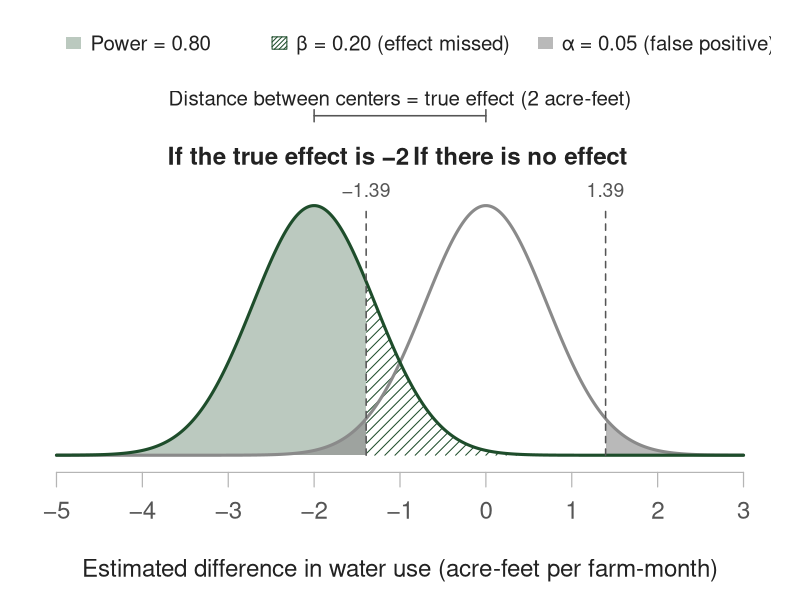

Source code (R):
# Power figure for Lecture 6.4 (water-use report example)
# Usage: Rscript power-80.R <output.png|output.svg>
args <- commandArgs(trailingOnly = TRUE)
out <- args[1]

# ---- Numbers used in the slides ----
se253 <- 8 * sqrt(2 / 253)
crit  <- qnorm(0.975) * se253
cat(sprintf("SE(253)=%.3f  crit=%.3f  power(normal)=%.3f\n",
            se253, crit, pnorm((2 - crit) / se253)))
se51 <- 8 * sqrt(2 / 51)
cat(sprintf("SE(51)=%.3f  crit=%.3f  power(normal)=%.3f\n",
            se51, qnorm(0.975) * se51, pnorm((2 - qnorm(0.975) * se51) / se51)))
for (d in c(1, 3)) {
  cat(sprintf("n=253, effect=%d: power(normal)=%.3f\n", d, pnorm((d - crit) / se253)))
}

# Simulation: repeat the experiment many times
set.seed(570)
sim <- function(n, effect, reps = 10000) {
  mean(replicate(reps, {
    y0 <- rnorm(n, 0, 8); y1 <- rnorm(n, effect, 8)
    t.test(y1, y0, var.equal = TRUE)$p.value < 0.05
  }))
}
cat(sprintf("Sim reject rate, n=253, effect=-2: %.3f\n", sim(253, -2)))
cat(sprintf("Sim reject rate, n=253, effect= 0: %.3f\n", sim(253, 0)))
cat(sprintf("Sim reject rate, n=51,  effect=-2: %.3f\n", sim(51, -2)))

# ---- Figure ----
green <- "#1e4d2b"; gray <- "#8a8a8a"; ink <- "#222222"; muted <- "#555555"
x  <- seq(-5, 3, length.out = 1200)
f0 <- dnorm(x, 0, se253)
f1 <- dnorm(x, -2, se253)
top <- max(f0)

if (grepl("\\.png$", out)) {
  png(out, width = 12, height = 5.6, units = "in", res = 200, type = "cairo", family = "Arial")
} else {
  svg(out, width = 12, height = 5.6, family = "Arial")
}
par(mar = c(4.4, 1, 0.3, 1), mgp = c(2.8, 0.8, 0), cex = 1.45)
plot(NA, xlim = c(-5, 3), ylim = c(0, top * 1.72), axes = FALSE,
     xlab = "Estimated difference in water use (acre-feet per farm-month)",
     ylab = "", col.lab = ink)

poly <- function(xx, m, ...) {
  polygon(c(xx, rev(xx)), c(dnorm(xx, m, se253), rep(0, length(xx))), ...)
}
# Power: "true effect = -2" curve beyond the cutoff
poly(x[x <= -crit], -2, col = adjustcolor(green, 0.30), border = NA)
# Beta: "true effect = -2" curve inside the cutoffs (hatched)
poly(x[x > -crit & x < crit], -2, col = green, border = NA, density = 14, angle = 45, lwd = 1)
# Alpha: "no effect" curve beyond the cutoffs
poly(x[x <= -crit], 0, col = adjustcolor(gray, 0.60), border = NA)
poly(x[x >= crit], 0, col = adjustcolor(gray, 0.60), border = NA)

lines(x, f0, col = gray, lwd = 3)
lines(x, f1, col = green, lwd = 3)
segments(c(-crit, crit), 0, c(-crit, crit), top * 1.0, lty = 2, col = muted, lwd = 1.5)
text(c(-crit, crit), top * 1.0, sprintf(c("−%.2f", "%.2f"), crit),
     pos = 3, col = muted, cex = 0.8, offset = 0.3)
axis(1, at = -5:3, labels = sub("-", "−", -5:3), col = "#b5b5b5",
     col.axis = muted, lwd = 1.2)

# Curve labels
text(-2.3, top * 1.2, "If the true effect is −2", col = ink, font = 2)
text(0.4, top * 1.2, "If there is no effect", col = ink, font = 2)

# Distance between the centers = true effect
arrows(-2, top * 1.36, 0, top * 1.36, code = 3, angle = 90, length = 0.06, col = muted, lwd = 1.5)
text(-1, top * 1.36, "Distance between centers = true effect (2 acre-feet)",
     pos = 3, col = ink, cex = 0.85, offset = 0.35)

# Legend for the shaded areas
legend(-5.1, top * 1.75, horiz = TRUE, bty = "n", cex = 0.85, text.col = ink,
       x.intersp = 0.5, text.width = c(1.9, 2.6, 2.6),
       legend = c("Power = 0.80",
                  "β = 0.20 (effect missed)",
                  "α = 0.05 (false positive)"),
       fill = c(adjustcolor(green, 0.30), green, adjustcolor(gray, 0.60)),
       density = c(NA, 30, NA), angle = 45,
       border = c(NA, green, NA))
invisible(dev.off())
cat("Wrote", out, "\n")
